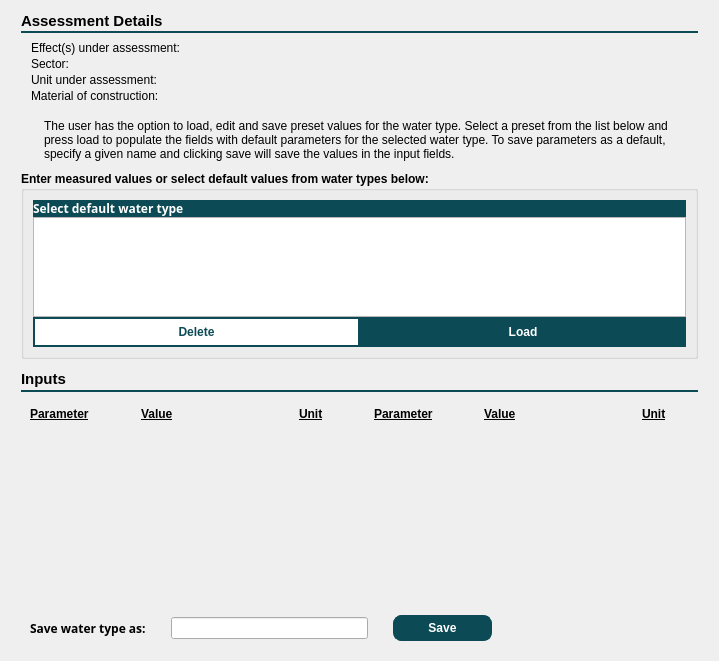
<?xml version="1.0" encoding="UTF-8"?>
<ui version="4.0">
 <class>Dialog</class>
 <widget class="QDialog" name="Dialog">
  <property name="geometry">
   <rect>
    <x>0</x>
    <y>0</y>
    <width>719</width>
    <height>661</height>
   </rect>
  </property>
  <property name="windowTitle">
   <string>Dialog</string>
  </property>
  <layout class="QVBoxLayout" name="verticalLayout_6">
   <item>
    <widget class="QFrame" name="frame">
     <property name="sizePolicy">
      <sizepolicy hsizetype="Preferred" vsizetype="Minimum">
       <horstretch>0</horstretch>
       <verstretch>0</verstretch>
      </sizepolicy>
     </property>
     <property name="font">
      <font>
       <pointsize>9</pointsize>
      </font>
     </property>
     <property name="frameShape">
      <enum>QFrame::NoFrame</enum>
     </property>
     <property name="frameShadow">
      <enum>QFrame::Raised</enum>
     </property>
     <layout class="QVBoxLayout" name="verticalLayout_5">
      <property name="sizeConstraint">
       <enum>QLayout::SetDefaultConstraint</enum>
      </property>
      <property name="leftMargin">
       <number>10</number>
      </property>
      <property name="topMargin">
       <number>0</number>
      </property>
      <property name="rightMargin">
       <number>10</number>
      </property>
      <property name="bottomMargin">
       <number>0</number>
      </property>
      <item>
       <widget class="QFrame" name="frame_2">
        <layout class="QVBoxLayout" name="verticalLayout_9">
         <property name="spacing">
          <number>0</number>
         </property>
         <property name="leftMargin">
          <number>0</number>
         </property>
         <property name="topMargin">
          <number>0</number>
         </property>
         <property name="rightMargin">
          <number>0</number>
         </property>
         <property name="bottomMargin">
          <number>0</number>
         </property>
         <item>
          <widget class="QFrame" name="frame_6">
           <property name="frameShadow">
            <enum>QFrame::Plain</enum>
           </property>
           <layout class="QHBoxLayout" name="horizontalLayout_9" stretch="0,1">
            <property name="leftMargin">
             <number>0</number>
            </property>
            <property name="topMargin">
             <number>0</number>
            </property>
            <property name="rightMargin">
             <number>0</number>
            </property>
            <property name="bottomMargin">
             <number>0</number>
            </property>
            <item>
             <widget class="QLabel" name="label_12">
              <property name="font">
               <font>
                <family>Yu Gothic UI</family>
                <pointsize>11</pointsize>
                <weight>75</weight>
                <bold>true</bold>
               </font>
              </property>
              <property name="text">
               <string>Assessment Details</string>
              </property>
             </widget>
            </item>
            <item>
             <spacer name="horizontalSpacer_5">
              <property name="orientation">
               <enum>Qt::Horizontal</enum>
              </property>
              <property name="sizeHint" stdset="0">
               <size>
                <width>667</width>
                <height>20</height>
               </size>
              </property>
             </spacer>
            </item>
           </layout>
          </widget>
         </item>
         <item>
          <widget class="Line" name="line_3">
           <property name="styleSheet">
            <string notr="true">color: rgb(12, 75, 85);</string>
           </property>
           <property name="frameShadow">
            <enum>QFrame::Plain</enum>
           </property>
           <property name="lineWidth">
            <number>2</number>
           </property>
           <property name="orientation">
            <enum>Qt::Horizontal</enum>
           </property>
          </widget>
         </item>
        </layout>
       </widget>
      </item>
      <item>
       <layout class="QVBoxLayout" name="verticalLayout_2" stretch="0,0,0,0,3">
        <property name="spacing">
         <number>10</number>
        </property>
        <item>
         <widget class="QFrame" name="frame_2">
          <property name="minimumSize">
           <size>
            <width>250</width>
            <height>0</height>
           </size>
          </property>
          <property name="maximumSize">
           <size>
            <width>16777215</width>
            <height>350</height>
           </size>
          </property>
          <property name="font">
           <font>
            <pointsize>9</pointsize>
            <weight>75</weight>
            <bold>true</bold>
           </font>
          </property>
          <layout class="QHBoxLayout" name="horizontalLayout_6" stretch="4">
           <property name="spacing">
            <number>0</number>
           </property>
           <property name="leftMargin">
            <number>10</number>
           </property>
           <property name="topMargin">
            <number>0</number>
           </property>
           <property name="rightMargin">
            <number>11</number>
           </property>
           <property name="bottomMargin">
            <number>5</number>
           </property>
           <item>
            <layout class="QFormLayout" name="formLayout_3">
             <property name="horizontalSpacing">
              <number>5</number>
             </property>
             <property name="verticalSpacing">
              <number>0</number>
             </property>
             <item row="0" column="0">
              <widget class="QLabel" name="typeOfAssementsLabel">
               <property name="font">
                <font>
                 <family>Yu Gothic UI</family>
                 <pointsize>9</pointsize>
                 <weight>50</weight>
                 <bold>false</bold>
                </font>
               </property>
               <property name="text">
                <string>Effect(s) under assessment:</string>
               </property>
              </widget>
             </item>
             <item row="0" column="1">
              <widget class="QLineEdit" name="inputType">
               <property name="enabled">
                <bool>true</bool>
               </property>
               <property name="font">
                <font>
                 <family>Yu Gothic UI</family>
                 <pointsize>8</pointsize>
                 <weight>50</weight>
                 <bold>false</bold>
                </font>
               </property>
               <property name="styleSheet">
                <string>background-color:transparent</string>
               </property>
               <property name="frame">
                <bool>false</bool>
               </property>
               <property name="alignment">
                <set>Qt::AlignRight|Qt::AlignTrailing|Qt::AlignVCenter</set>
               </property>
              </widget>
             </item>
             <item row="1" column="0">
              <widget class="QLabel" name="sectorLabel">
               <property name="font">
                <font>
                 <family>Yu Gothic UI</family>
                 <pointsize>9</pointsize>
                 <weight>50</weight>
                 <bold>false</bold>
                </font>
               </property>
               <property name="text">
                <string>Sector:</string>
               </property>
              </widget>
             </item>
             <item row="1" column="1">
              <widget class="QLineEdit" name="inputSector">
               <property name="enabled">
                <bool>true</bool>
               </property>
               <property name="sizePolicy">
                <sizepolicy hsizetype="Expanding" vsizetype="Fixed">
                 <horstretch>0</horstretch>
                 <verstretch>0</verstretch>
                </sizepolicy>
               </property>
               <property name="font">
                <font>
                 <family>Yu Gothic UI</family>
                 <pointsize>8</pointsize>
                 <weight>50</weight>
                 <bold>false</bold>
                </font>
               </property>
               <property name="cursor">
                <cursorShape>ArrowCursor</cursorShape>
               </property>
               <property name="styleSheet">
                <string>background-color:transparent</string>
               </property>
               <property name="text">
                <string/>
               </property>
               <property name="frame">
                <bool>false</bool>
               </property>
               <property name="alignment">
                <set>Qt::AlignRight|Qt::AlignTrailing|Qt::AlignVCenter</set>
               </property>
               <property name="readOnly">
                <bool>true</bool>
               </property>
              </widget>
             </item>
             <item row="2" column="0">
              <widget class="QLabel" name="unitUnderAssesmentLabel">
               <property name="font">
                <font>
                 <family>Yu Gothic UI</family>
                 <pointsize>9</pointsize>
                 <weight>50</weight>
                 <bold>false</bold>
                </font>
               </property>
               <property name="text">
                <string>Unit under assessment:</string>
               </property>
              </widget>
             </item>
             <item row="2" column="1">
              <widget class="QLineEdit" name="inputUnit">
               <property name="enabled">
                <bool>true</bool>
               </property>
               <property name="sizePolicy">
                <sizepolicy hsizetype="Expanding" vsizetype="Fixed">
                 <horstretch>0</horstretch>
                 <verstretch>0</verstretch>
                </sizepolicy>
               </property>
               <property name="font">
                <font>
                 <family>Yu Gothic UI</family>
                 <pointsize>8</pointsize>
                 <weight>50</weight>
                 <bold>false</bold>
                </font>
               </property>
               <property name="cursor">
                <cursorShape>ArrowCursor</cursorShape>
               </property>
               <property name="styleSheet">
                <string>background-color:transparent</string>
               </property>
               <property name="text">
                <string/>
               </property>
               <property name="frame">
                <bool>false</bool>
               </property>
               <property name="alignment">
                <set>Qt::AlignRight|Qt::AlignTrailing|Qt::AlignVCenter</set>
               </property>
               <property name="readOnly">
                <bool>true</bool>
               </property>
              </widget>
             </item>
             <item row="3" column="0">
              <widget class="QLabel" name="materialOfConstructionLabel">
               <property name="font">
                <font>
                 <family>Yu Gothic UI</family>
                 <pointsize>9</pointsize>
                 <weight>50</weight>
                 <bold>false</bold>
                </font>
               </property>
               <property name="text">
                <string>Material of construction:</string>
               </property>
              </widget>
             </item>
             <item row="3" column="1">
              <widget class="QLineEdit" name="inputMaterial">
               <property name="enabled">
                <bool>true</bool>
               </property>
               <property name="sizePolicy">
                <sizepolicy hsizetype="Minimum" vsizetype="Fixed">
                 <horstretch>0</horstretch>
                 <verstretch>0</verstretch>
                </sizepolicy>
               </property>
               <property name="minimumSize">
                <size>
                 <width>200</width>
                 <height>0</height>
                </size>
               </property>
               <property name="font">
                <font>
                 <family>Yu Gothic UI</family>
                 <pointsize>8</pointsize>
                 <weight>50</weight>
                 <italic>false</italic>
                 <bold>false</bold>
                 <underline>false</underline>
                 <strikeout>false</strikeout>
                 <kerning>true</kerning>
                </font>
               </property>
               <property name="cursor">
                <cursorShape>ArrowCursor</cursorShape>
               </property>
               <property name="focusPolicy">
                <enum>Qt::TabFocus</enum>
               </property>
               <property name="layoutDirection">
                <enum>Qt::RightToLeft</enum>
               </property>
               <property name="styleSheet">
                <string notr="true">background-color:transparent</string>
               </property>
               <property name="inputMask">
                <string/>
               </property>
               <property name="text">
                <string/>
               </property>
               <property name="frame">
                <bool>false</bool>
               </property>
               <property name="echoMode">
                <enum>QLineEdit::Normal</enum>
               </property>
               <property name="alignment">
                <set>Qt::AlignRight|Qt::AlignTrailing|Qt::AlignVCenter</set>
               </property>
               <property name="dragEnabled">
                <bool>false</bool>
               </property>
               <property name="readOnly">
                <bool>true</bool>
               </property>
              </widget>
             </item>
            </layout>
           </item>
          </layout>
         </widget>
        </item>
        <item>
         <widget class="QFrame" name="frame_4">
          <layout class="QHBoxLayout" name="horizontalLayout" stretch="0,1">
           <property name="leftMargin">
            <number>10</number>
           </property>
           <property name="topMargin">
            <number>0</number>
           </property>
           <property name="rightMargin">
            <number>10</number>
           </property>
           <property name="bottomMargin">
            <number>0</number>
           </property>
           <item>
            <widget class="QLabel" name="label_9">
             <property name="maximumSize">
              <size>
               <width>32</width>
               <height>32</height>
              </size>
             </property>
             <property name="text">
              <string/>
             </property>
             <property name="pixmap">
              <pixmap>../Images/info-a.png</pixmap>
             </property>
             <property name="scaledContents">
              <bool>true</bool>
             </property>
            </widget>
           </item>
           <item>
            <widget class="QLabel" name="label_10">
             <property name="text">
              <string>The user has the option to load, edit and save preset values for the water type. Select a preset from the list below and press load to populate the fields with default parameters for the selected water type. To save parameters as a default, specify a given name and clicking save will save the values in the input fields.</string>
             </property>
             <property name="alignment">
              <set>Qt::AlignLeading|Qt::AlignLeft|Qt::AlignVCenter</set>
             </property>
             <property name="wordWrap">
              <bool>true</bool>
             </property>
             <property name="margin">
              <number>5</number>
             </property>
            </widget>
           </item>
          </layout>
         </widget>
        </item>
        <item>
         <widget class="QGroupBox" name="groupBox">
          <property name="minimumSize">
           <size>
            <width>250</width>
            <height>0</height>
           </size>
          </property>
          <property name="maximumSize">
           <size>
            <width>16777215</width>
            <height>350</height>
           </size>
          </property>
          <property name="font">
           <font>
            <family>Yu Gothic UI</family>
            <pointsize>9</pointsize>
            <weight>75</weight>
            <bold>true</bold>
           </font>
          </property>
          <property name="title">
           <string>Enter measured values or select default values from water types below:</string>
          </property>
          <property name="alignment">
           <set>Qt::AlignLeading|Qt::AlignLeft|Qt::AlignTop</set>
          </property>
          <layout class="QVBoxLayout" name="verticalLayout_3">
           <item>
            <layout class="QHBoxLayout" name="horizontalLayout_5">
             <property name="spacing">
              <number>6</number>
             </property>
            </layout>
           </item>
           <item>
            <layout class="QVBoxLayout" name="verticalLayout_4" stretch="2">
             <item>
              <layout class="QVBoxLayout" name="verticalLayout_7" stretch="2,10,0">
               <property name="spacing">
                <number>0</number>
               </property>
               <item>
                <widget class="QLabel" name="label">
                 <property name="font">
                  <font>
                   <family>Yu Gothic Medium</family>
                   <pointsize>9</pointsize>
                   <weight>75</weight>
                   <bold>true</bold>
                  </font>
                 </property>
                 <property name="styleSheet">
                  <string notr="true">background-color:rgb(12, 75, 85);color:white;
</string>
                 </property>
                 <property name="text">
                  <string>Select default water type</string>
                 </property>
                </widget>
               </item>
               <item>
                <widget class="QListWidget" name="listDefaults">
                 <property name="minimumSize">
                  <size>
                   <width>0</width>
                   <height>100</height>
                  </size>
                 </property>
                 <property name="font">
                  <font>
                   <pointsize>8</pointsize>
                   <weight>50</weight>
                   <bold>false</bold>
                  </font>
                 </property>
                 <property name="cursor" stdset="0">
                  <cursorShape>PointingHandCursor</cursorShape>
                 </property>
                 <property name="sizeAdjustPolicy">
                  <enum>QAbstractScrollArea::AdjustToContents</enum>
                 </property>
                </widget>
               </item>
               <item>
                <widget class="QFrame" name="frame_2">
                 <property name="styleSheet">
                  <string notr="true">background-color:white</string>
                 </property>
                 <layout class="QHBoxLayout" name="horizontalLayout_4" stretch="1,1">
                  <property name="spacing">
                   <number>0</number>
                  </property>
                  <property name="leftMargin">
                   <number>0</number>
                  </property>
                  <property name="topMargin">
                   <number>0</number>
                  </property>
                  <property name="rightMargin">
                   <number>0</number>
                  </property>
                  <property name="bottomMargin">
                   <number>0</number>
                  </property>
                  <item>
                   <widget class="QPushButton" name="buttonDeleteDefaults">
                    <property name="font">
                     <font>
                      <family>Nirmala UI</family>
                      <pointsize>9</pointsize>
                      <weight>75</weight>
                      <bold>true</bold>
                     </font>
                    </property>
                    <property name="cursor">
                     <cursorShape>PointingHandCursor</cursorShape>
                    </property>
                    <property name="styleSheet">
                     <string notr="true">color: rgb(12, 75, 85);
background-color: rgb(255, 255, 255);border: 2px solid rgb(12, 75, 85); padding: 6px 5px;</string>
                    </property>
                    <property name="text">
                     <string>Delete</string>
                    </property>
                   </widget>
                  </item>
                  <item>
                   <widget class="QPushButton" name="buttonLoadDefaults">
                    <property name="font">
                     <font>
                      <family>Nirmala UI</family>
                      <pointsize>9</pointsize>
                      <weight>75</weight>
                      <bold>true</bold>
                     </font>
                    </property>
                    <property name="cursor">
                     <cursorShape>PointingHandCursor</cursorShape>
                    </property>
                    <property name="styleSheet">
                     <string notr="true">background-color: rgb(12, 75, 85);
color: rgb(255, 255, 255);border: 2px solid rgb(12, 75, 85); padding: 6px 5px;</string>
                    </property>
                    <property name="text">
                     <string>Load</string>
                    </property>
                   </widget>
                  </item>
                 </layout>
                </widget>
               </item>
              </layout>
             </item>
            </layout>
           </item>
          </layout>
         </widget>
        </item>
        <item>
         <widget class="QFrame" name="inputHeading">
          <layout class="QVBoxLayout" name="verticalLayout_8">
           <property name="spacing">
            <number>1</number>
           </property>
           <property name="leftMargin">
            <number>0</number>
           </property>
           <property name="topMargin">
            <number>0</number>
           </property>
           <property name="rightMargin">
            <number>0</number>
           </property>
           <property name="bottomMargin">
            <number>0</number>
           </property>
           <item>
            <widget class="QFrame" name="frame_3">
             <property name="frameShadow">
              <enum>QFrame::Plain</enum>
             </property>
             <layout class="QHBoxLayout" name="horizontalLayout_3" stretch="0,1">
              <property name="leftMargin">
               <number>0</number>
              </property>
              <property name="topMargin">
               <number>0</number>
              </property>
              <property name="rightMargin">
               <number>0</number>
              </property>
              <property name="bottomMargin">
               <number>0</number>
              </property>
              <item>
               <widget class="QLabel" name="label_11">
                <property name="font">
                 <font>
                  <family>Yu Gothic UI</family>
                  <pointsize>11</pointsize>
                  <weight>75</weight>
                  <bold>true</bold>
                 </font>
                </property>
                <property name="text">
                 <string>Inputs</string>
                </property>
               </widget>
              </item>
              <item>
               <spacer name="horizontalSpacer_3">
                <property name="orientation">
                 <enum>Qt::Horizontal</enum>
                </property>
                <property name="sizeHint" stdset="0">
                 <size>
                  <width>612</width>
                  <height>20</height>
                 </size>
                </property>
               </spacer>
              </item>
             </layout>
            </widget>
           </item>
           <item>
            <widget class="Line" name="line">
             <property name="styleSheet">
              <string notr="true">color: rgb(12, 75, 85);</string>
             </property>
             <property name="frameShadow">
              <enum>QFrame::Plain</enum>
             </property>
             <property name="lineWidth">
              <number>2</number>
             </property>
             <property name="orientation">
              <enum>Qt::Horizontal</enum>
             </property>
            </widget>
           </item>
          </layout>
         </widget>
        </item>
        <item>
         <widget class="QFrame" name="vertLayoutInputs">
          <layout class="QVBoxLayout" name="verticalLayout">
           <property name="spacing">
            <number>7</number>
           </property>
           <property name="leftMargin">
            <number>0</number>
           </property>
           <property name="topMargin">
            <number>0</number>
           </property>
           <property name="rightMargin">
            <number>0</number>
           </property>
           <property name="bottomMargin">
            <number>0</number>
           </property>
           <item>
            <widget class="QFrame" name="frame_3">
             <property name="sizePolicy">
              <sizepolicy hsizetype="Preferred" vsizetype="Preferred">
               <horstretch>0</horstretch>
               <verstretch>0</verstretch>
              </sizepolicy>
             </property>
             <property name="font">
              <font>
               <family>Yu Gothic UI</family>
               <pointsize>9</pointsize>
               <weight>75</weight>
               <bold>true</bold>
              </font>
             </property>
             <layout class="QHBoxLayout" name="horizontalLayout_8" stretch="1,0,1">
              <property name="spacing">
               <number>3</number>
              </property>
              <property name="topMargin">
               <number>4</number>
              </property>
              <property name="rightMargin">
               <number>9</number>
              </property>
              <property name="bottomMargin">
               <number>5</number>
              </property>
              <item>
               <layout class="QGridLayout" name="gridInputsLeft" rowstretch="0" columnstretch="2,3,1">
                <property name="horizontalSpacing">
                 <number>18</number>
                </property>
                <property name="verticalSpacing">
                 <number>4</number>
                </property>
                <item row="0" column="0">
                 <widget class="QLabel" name="label_3">
                  <property name="minimumSize">
                   <size>
                    <width>2</width>
                    <height>20</height>
                   </size>
                  </property>
                  <property name="maximumSize">
                   <size>
                    <width>16777215</width>
                    <height>20</height>
                   </size>
                  </property>
                  <property name="font">
                   <font>
                    <pointsize>9</pointsize>
                    <weight>75</weight>
                    <bold>true</bold>
                    <underline>true</underline>
                   </font>
                  </property>
                  <property name="text">
                   <string>Parameter</string>
                  </property>
                  <property name="alignment">
                   <set>Qt::AlignLeading|Qt::AlignLeft|Qt::AlignTop</set>
                  </property>
                 </widget>
                </item>
                <item row="0" column="2">
                 <widget class="QLabel" name="label_5">
                  <property name="maximumSize">
                   <size>
                    <width>16777215</width>
                    <height>20</height>
                   </size>
                  </property>
                  <property name="font">
                   <font>
                    <pointsize>9</pointsize>
                    <weight>75</weight>
                    <bold>true</bold>
                    <underline>true</underline>
                   </font>
                  </property>
                  <property name="text">
                   <string>Unit</string>
                  </property>
                  <property name="alignment">
                   <set>Qt::AlignLeading|Qt::AlignLeft|Qt::AlignTop</set>
                  </property>
                 </widget>
                </item>
                <item row="0" column="1">
                 <widget class="QLabel" name="label_4">
                  <property name="minimumSize">
                   <size>
                    <width>0</width>
                    <height>20</height>
                   </size>
                  </property>
                  <property name="font">
                   <font>
                    <pointsize>9</pointsize>
                    <weight>75</weight>
                    <bold>true</bold>
                    <underline>true</underline>
                   </font>
                  </property>
                  <property name="text">
                   <string>Value</string>
                  </property>
                  <property name="alignment">
                   <set>Qt::AlignLeading|Qt::AlignLeft|Qt::AlignTop</set>
                  </property>
                 </widget>
                </item>
               </layout>
              </item>
              <item>
               <spacer name="horizontalSpacer_2">
                <property name="font">
                 <font>
                  <pointsize>9</pointsize>
                 </font>
                </property>
                <property name="orientation">
                 <enum>Qt::Horizontal</enum>
                </property>
                <property name="sizeType">
                 <enum>QSizePolicy::MinimumExpanding</enum>
                </property>
                <property name="sizeHint" stdset="0">
                 <size>
                  <width>25</width>
                  <height>20</height>
                 </size>
                </property>
               </spacer>
              </item>
              <item>
               <layout class="QGridLayout" name="gridInputsRight" rowstretch="0" columnstretch="2,3,1">
                <property name="horizontalSpacing">
                 <number>16</number>
                </property>
                <property name="verticalSpacing">
                 <number>4</number>
                </property>
                <item row="0" column="1">
                 <widget class="QLabel" name="label_7">
                  <property name="minimumSize">
                   <size>
                    <width>0</width>
                    <height>20</height>
                   </size>
                  </property>
                  <property name="font">
                   <font>
                    <pointsize>9</pointsize>
                    <weight>75</weight>
                    <bold>true</bold>
                    <underline>true</underline>
                   </font>
                  </property>
                  <property name="text">
                   <string>Value</string>
                  </property>
                  <property name="alignment">
                   <set>Qt::AlignLeading|Qt::AlignLeft|Qt::AlignTop</set>
                  </property>
                 </widget>
                </item>
                <item row="0" column="0">
                 <widget class="QLabel" name="label_6">
                  <property name="minimumSize">
                   <size>
                    <width>0</width>
                    <height>20</height>
                   </size>
                  </property>
                  <property name="maximumSize">
                   <size>
                    <width>16777215</width>
                    <height>20</height>
                   </size>
                  </property>
                  <property name="font">
                   <font>
                    <pointsize>9</pointsize>
                    <weight>75</weight>
                    <bold>true</bold>
                    <underline>true</underline>
                   </font>
                  </property>
                  <property name="text">
                   <string>Parameter</string>
                  </property>
                  <property name="alignment">
                   <set>Qt::AlignLeading|Qt::AlignLeft|Qt::AlignTop</set>
                  </property>
                 </widget>
                </item>
                <item row="0" column="2">
                 <widget class="QLabel" name="label_8">
                  <property name="minimumSize">
                   <size>
                    <width>0</width>
                    <height>20</height>
                   </size>
                  </property>
                  <property name="font">
                   <font>
                    <pointsize>9</pointsize>
                    <weight>75</weight>
                    <bold>true</bold>
                    <underline>true</underline>
                   </font>
                  </property>
                  <property name="text">
                   <string>Unit</string>
                  </property>
                  <property name="alignment">
                   <set>Qt::AlignLeading|Qt::AlignLeft|Qt::AlignTop</set>
                  </property>
                 </widget>
                </item>
               </layout>
              </item>
             </layout>
            </widget>
           </item>
           <item>
            <spacer name="verticalSpacer">
             <property name="orientation">
              <enum>Qt::Vertical</enum>
             </property>
             <property name="sizeType">
              <enum>QSizePolicy::MinimumExpanding</enum>
             </property>
             <property name="sizeHint" stdset="0">
              <size>
               <width>20</width>
               <height>20</height>
              </size>
             </property>
            </spacer>
           </item>
           <item>
            <widget class="QFrame" name="frame_5">
             <layout class="QHBoxLayout" name="horizontalLayout_7" stretch="0,2,1,2">
              <property name="spacing">
               <number>25</number>
              </property>
              <item>
               <widget class="QLabel" name="configurationNameLabel">
                <property name="font">
                 <font>
                  <family>Yu Gothic Medium</family>
                  <pointsize>9</pointsize>
                  <weight>75</weight>
                  <bold>true</bold>
                 </font>
                </property>
                <property name="text">
                 <string>Save water type as:</string>
                </property>
               </widget>
              </item>
              <item>
               <widget class="QLineEdit" name="defaultsSaveInput">
                <property name="font">
                 <font>
                  <pointsize>9</pointsize>
                 </font>
                </property>
               </widget>
              </item>
              <item>
               <widget class="QPushButton" name="buttonSaveDefaults">
                <property name="font">
                 <font>
                  <family>Nirmala UI</family>
                  <pointsize>9</pointsize>
                  <weight>75</weight>
                  <bold>true</bold>
                 </font>
                </property>
                <property name="cursor">
                 <cursorShape>PointingHandCursor</cursorShape>
                </property>
                <property name="styleSheet">
                 <string notr="true">background-color: rgb(12, 75, 85);
color: rgb(255, 255, 255);border: 1px solid rgb(12, 75, 85); padding: 5px 20px; border-radius:8px</string>
                </property>
                <property name="text">
                 <string>Save</string>
                </property>
               </widget>
              </item>
              <item>
               <spacer name="horizontalSpacer_4">
                <property name="orientation">
                 <enum>Qt::Horizontal</enum>
                </property>
                <property name="sizeHint" stdset="0">
                 <size>
                  <width>251</width>
                  <height>20</height>
                 </size>
                </property>
               </spacer>
              </item>
             </layout>
            </widget>
           </item>
          </layout>
         </widget>
        </item>
       </layout>
      </item>
     </layout>
    </widget>
   </item>
  </layout>
 </widget>
 <resources/>
 <connections/>
</ui>
